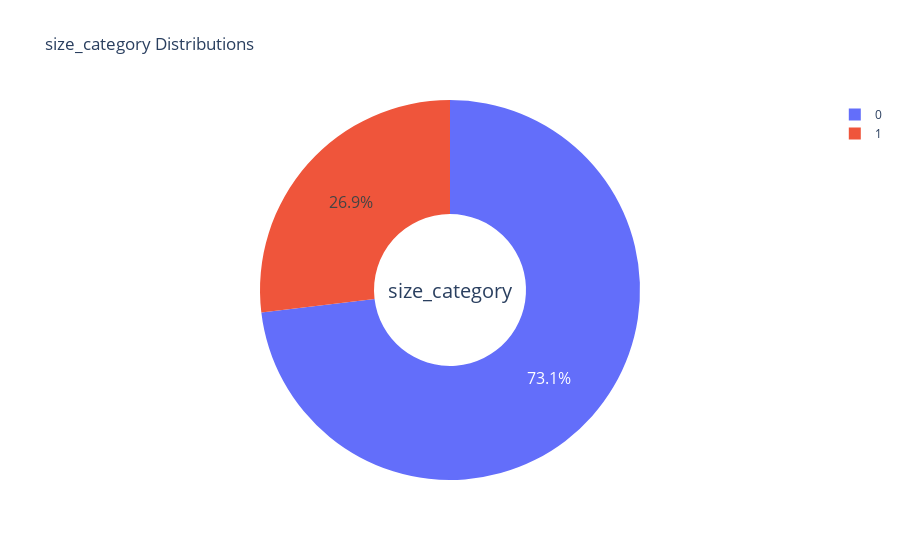

The notebook cell saved with this chart:
### Code cell
type_ = [0,1]
fig = make_subplots(rows=1, cols=1)

fig.add_trace(go.Pie(labels=type_, values=ffs['size_category'].value_counts(),name="size_category"))

#Use hole to create a donut-like pie chart
fig.update_traces(hole=.4, hoverinfo='label+percent+name',textfont_size=16)

fig.update_layout(title_text="size_category Distributions",
                  annotations=[dict(text='size_category', x=0.5, y=0.5, font_size=20, showarrow=False)])
fig.show()

### Figure 1 — Plotly figure (JSON) as saved in the notebook; plotly's stock layout.template omitted (floating-point values rounded to 4 significant figures)
{"data": [{"hole": 0.4, "hoverinfo": "label+percent+name", "labels": [0, 1], "name": "size_category", "textfont": {"size": 16}, "type": "pie", "values": [378, 139]}], "layout": {"annotations": [{"font": {"size": 20}, "showarrow": false, "text": "size_category", "x": 0.5, "y": 0.5}], "title": {"text": "size_category Distributions"}, "xaxis": {"anchor": "y", "domain": [0, 1]}, "yaxis": {"anchor": "x", "domain": [0, 1]}}}
